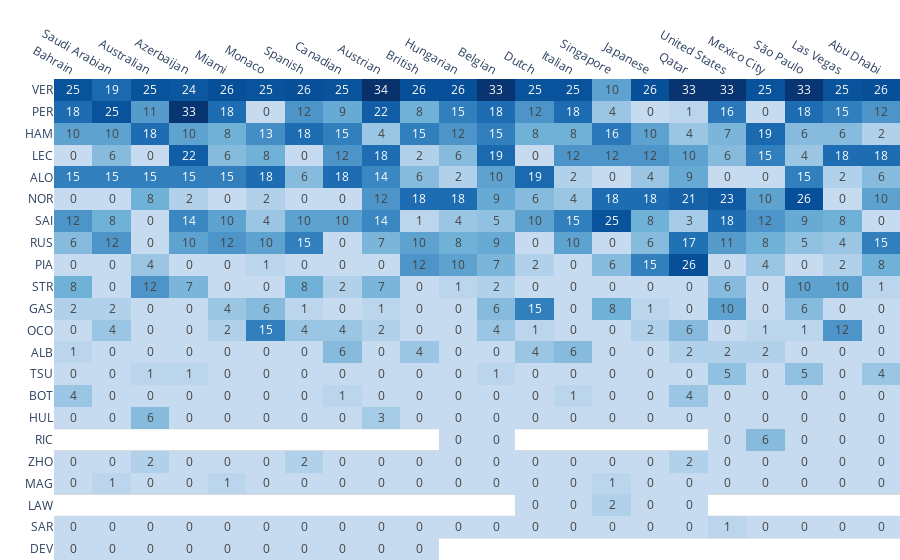

This figure's notebook cell:
### Markdown cell above
The final step is to plot a heatmap using plotly

### Code cell
fig = px.imshow(
    results,
    text_auto=True,
    aspect='auto',  # Automatically adjust the aspect ratio
    color_continuous_scale=[[0,    'rgb(198, 219, 239)'],  # Blue scale
                            [0.25, 'rgb(107, 174, 214)'],
                            [0.5,  'rgb(33,  113, 181)'],
                            [0.75, 'rgb(8,   81,  156)'],
                            [1,    'rgb(8,   48,  107)']],
    labels={'x': 'Race',
            'y': 'Driver',
            'color': 'Points'}       # Change hover texts
)
fig.update_xaxes(title_text='')      # Remove axis titles
fig.update_yaxes(title_text='')
fig.update_yaxes(tickmode='linear')  # Show all ticks, i.e. driver names
fig.update_yaxes(showgrid=True, gridwidth=1, gridcolor='LightGrey',
                 showline=False,
                 tickson='boundaries')              # Show horizontal grid only
fig.update_xaxes(showgrid=False, showline=False)    # And remove vertical grid
fig.update_layout(plot_bgcolor='rgba(0,0,0,0)')     # White background
fig.update_layout(coloraxis_showscale=False)        # Remove legend
fig.update_layout(xaxis=dict(side='top'))           # x-axis on top
fig.update_layout(margin=dict(l=0, r=0, b=0, t=0))  # Remove border margins
fig
show(fig)

### Figure 1 — Plotly figure (JSON) as saved in the notebook; plotly's stock layout.template omitted (floating-point values rounded to 4 significant figures; data arrays with more than 128 entries replaced by an {"elided": "..."} marker saying what was removed)
{"data": [{"coloraxis": "coloraxis", "hovertemplate": "Race: %{x}<br>Driver: %{y}<br>Points: %{z}<extra></extra>", "name": "0", "texttemplate": "%{z}", "type": "heatmap", "x": ["Bahrain", "Saudi Arabian", "Australian", "Azerbaijan", "Miami", "Monaco", "Spanish", "Canadian", "Austrian", "British", "Hungarian", "Belgian", "Dutch", "Italian", "Singapore", "Japanese", "Qatar", "United States", "Mexico City", "São Paulo", "Las Vegas", "Abu Dhabi"], "xaxis": "x", "y": ["VER", "PER", "HAM", "LEC", "ALO", "NOR", "SAI", "RUS", "PIA", "STR", "GAS", "OCO", "ALB", "TSU", "BOT", "HUL", "RIC", "ZHO", "MAG", "LAW", "SAR", "DEV"], "yaxis": "y", "z": {"elided": "22x22 int values"}}], "layout": {"coloraxis": {"colorbar": {"title": {"text": "Points"}}, "colorscale": [[0, "rgb(198, 219, 239)"], [0.25, "rgb(107, 174, 214)"], [0.5, "rgb(33,  113, 181)"], [0.75, "rgb(8,   81,  156)"], [1, "rgb(8,   48,  107)"]], "showscale": false}, "margin": {"b": 0, "l": 0, "r": 0, "t": 0}, "plot_bgcolor": "rgba(0,0,0,0)", "xaxis": {"anchor": "y", "domain": [0, 1], "showgrid": false, "showline": false, "side": "top", "title": {"text": ""}}, "yaxis": {"anchor": "x", "autorange": "reversed", "domain": [0, 1], "gridcolor": "LightGrey", "gridwidth": 1, "showgrid": true, "showline": false, "tickmode": "linear", "tickson": "boundaries", "title": {"text": ""}}}}
